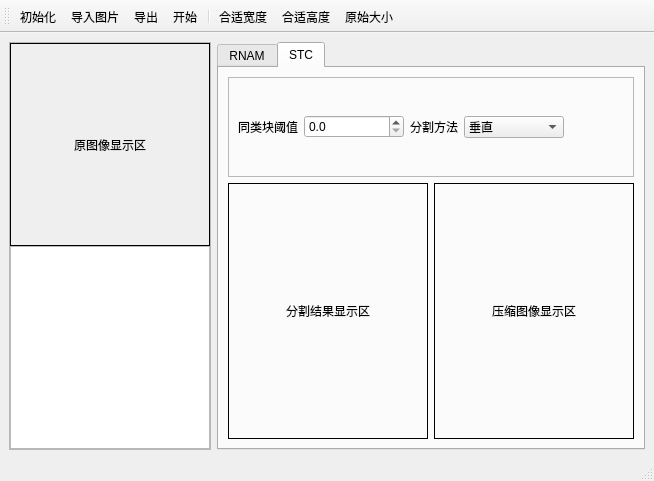
<?xml version="1.0" encoding="UTF-8"?>
<ui version="4.0">
 <class>MainWindow</class>
 <widget class="QMainWindow" name="MainWindow">
  <property name="geometry">
   <rect>
    <x>0</x>
    <y>0</y>
    <width>638</width>
    <height>481</height>
   </rect>
  </property>
  <property name="windowTitle">
   <string>MainWindow</string>
  </property>
  <property name="windowIcon">
   <iconset resource="res.qrc">
    <normaloff>:/icons/images/12.png</normaloff>:/icons/images/12.png</iconset>
  </property>
  <widget class="QWidget" name="centralwidget">
   <layout class="QHBoxLayout" name="horizontalLayout" stretch="1,0">
    <item>
     <widget class="QFrame" name="frame">
      <property name="maximumSize">
       <size>
        <width>300</width>
        <height>16777215</height>
       </size>
      </property>
      <property name="frameShape">
       <enum>QFrame::StyledPanel</enum>
      </property>
      <property name="frameShadow">
       <enum>QFrame::Raised</enum>
      </property>
      <layout class="QVBoxLayout" name="verticalLayout" stretch="1,1">
       <property name="spacing">
        <number>0</number>
       </property>
       <property name="leftMargin">
        <number>0</number>
       </property>
       <property name="topMargin">
        <number>0</number>
       </property>
       <property name="rightMargin">
        <number>0</number>
       </property>
       <property name="bottomMargin">
        <number>0</number>
       </property>
       <item>
        <widget class="QLabel" name="lblImgOrigin">
         <property name="minimumSize">
          <size>
           <width>200</width>
           <height>200</height>
          </size>
         </property>
         <property name="frameShape">
          <enum>QFrame::Box</enum>
         </property>
         <property name="text">
          <string>原图像显示区</string>
         </property>
         <property name="alignment">
          <set>Qt::AlignCenter</set>
         </property>
        </widget>
       </item>
       <item>
        <widget class="QTextEdit" name="textEdit">
         <property name="minimumSize">
          <size>
           <width>0</width>
           <height>200</height>
          </size>
         </property>
         <property name="readOnly">
          <bool>true</bool>
         </property>
        </widget>
       </item>
      </layout>
     </widget>
    </item>
    <item>
     <widget class="QTabWidget" name="tabWidget">
      <property name="currentIndex">
       <number>1</number>
      </property>
      <widget class="QWidget" name="RNAM">
       <attribute name="title">
        <string>RNAM</string>
       </attribute>
       <layout class="QGridLayout" name="gridLayout_2">
        <item row="0" column="0" colspan="2">
         <widget class="QFrame" name="frame_2">
          <property name="minimumSize">
           <size>
            <width>0</width>
            <height>0</height>
           </size>
          </property>
          <property name="maximumSize">
           <size>
            <width>16777215</width>
            <height>100</height>
           </size>
          </property>
          <property name="frameShape">
           <enum>QFrame::StyledPanel</enum>
          </property>
          <property name="frameShadow">
           <enum>QFrame::Raised</enum>
          </property>
          <layout class="QHBoxLayout" name="horizontalLayout_2">
           <item>
            <widget class="QLabel" name="label_3">
             <property name="text">
              <string>同类块阈值</string>
             </property>
            </widget>
           </item>
           <item>
            <widget class="QDoubleSpinBox" name="doubleSpinBox_RNAM_epsilon">
             <property name="minimumSize">
              <size>
               <width>100</width>
               <height>0</height>
              </size>
             </property>
             <property name="decimals">
              <number>1</number>
             </property>
            </widget>
           </item>
           <item>
            <widget class="QLabel" name="label_2">
             <property name="text">
              <string>分割方法</string>
             </property>
            </widget>
           </item>
           <item>
            <widget class="QComboBox" name="comboBox_RNAM_segMethod">
             <property name="minimumSize">
              <size>
               <width>100</width>
               <height>0</height>
              </size>
             </property>
             <item>
              <property name="text">
               <string>对角线法</string>
              </property>
              <property name="icon">
               <iconset resource="res.qrc">
                <normaloff>:/icons/images/11.png</normaloff>:/icons/images/11.png</iconset>
              </property>
             </item>
            </widget>
           </item>
           <item>
            <spacer name="horizontalSpacer">
             <property name="orientation">
              <enum>Qt::Horizontal</enum>
             </property>
             <property name="sizeHint" stdset="0">
              <size>
               <width>202</width>
               <height>20</height>
              </size>
             </property>
            </spacer>
           </item>
          </layout>
         </widget>
        </item>
        <item row="1" column="0">
         <widget class="QLabel" name="lbl_RNAM_segmentation">
          <property name="minimumSize">
           <size>
            <width>200</width>
            <height>200</height>
           </size>
          </property>
          <property name="frameShape">
           <enum>QFrame::Box</enum>
          </property>
          <property name="text">
           <string>分割结果显示区</string>
          </property>
          <property name="alignment">
           <set>Qt::AlignCenter</set>
          </property>
         </widget>
        </item>
        <item row="1" column="1">
         <widget class="QLabel" name="lbl_RNAM_compression">
          <property name="minimumSize">
           <size>
            <width>200</width>
            <height>200</height>
           </size>
          </property>
          <property name="frameShape">
           <enum>QFrame::Box</enum>
          </property>
          <property name="text">
           <string>压缩图像显示区</string>
          </property>
          <property name="alignment">
           <set>Qt::AlignCenter</set>
          </property>
         </widget>
        </item>
       </layout>
      </widget>
      <widget class="QWidget" name="STC">
       <attribute name="title">
        <string>STC</string>
       </attribute>
       <layout class="QGridLayout" name="gridLayout">
        <item row="0" column="0" colspan="2">
         <widget class="QFrame" name="frame_4">
          <property name="maximumSize">
           <size>
            <width>16777215</width>
            <height>100</height>
           </size>
          </property>
          <property name="frameShape">
           <enum>QFrame::StyledPanel</enum>
          </property>
          <property name="frameShadow">
           <enum>QFrame::Raised</enum>
          </property>
          <layout class="QHBoxLayout" name="horizontalLayout_4">
           <item>
            <widget class="QLabel" name="label_10">
             <property name="text">
              <string>同类块阈值</string>
             </property>
             <property name="alignment">
              <set>Qt::AlignRight|Qt::AlignTrailing|Qt::AlignVCenter</set>
             </property>
            </widget>
           </item>
           <item>
            <widget class="QDoubleSpinBox" name="doubleSpinBox_STC_epsilon">
             <property name="minimumSize">
              <size>
               <width>100</width>
               <height>0</height>
              </size>
             </property>
             <property name="decimals">
              <number>1</number>
             </property>
            </widget>
           </item>
           <item>
            <widget class="QLabel" name="label_13">
             <property name="text">
              <string>分割方法</string>
             </property>
             <property name="alignment">
              <set>Qt::AlignRight|Qt::AlignTrailing|Qt::AlignVCenter</set>
             </property>
            </widget>
           </item>
           <item>
            <widget class="QComboBox" name="comboBox_STC_segMethod">
             <property name="minimumSize">
              <size>
               <width>100</width>
               <height>0</height>
              </size>
             </property>
             <item>
              <property name="text">
               <string>垂直</string>
              </property>
              <property name="icon">
               <iconset resource="res.qrc">
                <normaloff>:/icons/images/09.png</normaloff>:/icons/images/09.png</iconset>
              </property>
             </item>
             <item>
              <property name="text">
               <string>水平</string>
              </property>
              <property name="icon">
               <iconset resource="res.qrc">
                <normaloff>:/icons/images/10.png</normaloff>:/icons/images/10.png</iconset>
              </property>
             </item>
            </widget>
           </item>
           <item>
            <spacer name="horizontalSpacer_2">
             <property name="orientation">
              <enum>Qt::Horizontal</enum>
             </property>
             <property name="sizeHint" stdset="0">
              <size>
               <width>90</width>
               <height>20</height>
              </size>
             </property>
            </spacer>
           </item>
          </layout>
         </widget>
        </item>
        <item row="1" column="0">
         <widget class="QLabel" name="lbl_STC_segmentation">
          <property name="minimumSize">
           <size>
            <width>200</width>
            <height>200</height>
           </size>
          </property>
          <property name="frameShape">
           <enum>QFrame::Box</enum>
          </property>
          <property name="text">
           <string>分割结果显示区</string>
          </property>
          <property name="alignment">
           <set>Qt::AlignCenter</set>
          </property>
         </widget>
        </item>
        <item row="1" column="1">
         <widget class="QLabel" name="lbl_STC_compression">
          <property name="minimumSize">
           <size>
            <width>200</width>
            <height>200</height>
           </size>
          </property>
          <property name="frameShape">
           <enum>QFrame::Box</enum>
          </property>
          <property name="text">
           <string>压缩图像显示区</string>
          </property>
          <property name="alignment">
           <set>Qt::AlignCenter</set>
          </property>
         </widget>
        </item>
       </layout>
      </widget>
     </widget>
    </item>
   </layout>
  </widget>
  <widget class="QStatusBar" name="statusbar"/>
  <widget class="QToolBar" name="toolBar">
   <property name="windowTitle">
    <string>toolBar</string>
   </property>
   <property name="toolButtonStyle">
    <enum>Qt::ToolButtonTextUnderIcon</enum>
   </property>
   <attribute name="toolBarArea">
    <enum>TopToolBarArea</enum>
   </attribute>
   <attribute name="toolBarBreak">
    <bool>false</bool>
   </attribute>
   <addaction name="initAction"/>
   <addaction name="inputAction"/>
   <addaction name="outputAction"/>
   <addaction name="startAction"/>
   <addaction name="separator"/>
   <addaction name="adaptWidthAction"/>
   <addaction name="adaptHeightHction"/>
   <addaction name="setOriginSizeAction"/>
  </widget>
  <action name="adaptHeightHction">
   <property name="icon">
    <iconset resource="res.qrc">
     <normaloff>:/icons/images/07.png</normaloff>:/icons/images/07.png</iconset>
   </property>
   <property name="text">
    <string>合适高度</string>
   </property>
   <property name="toolTip">
    <string>调整图片至合适高度</string>
   </property>
   <property name="menuRole">
    <enum>QAction::NoRole</enum>
   </property>
  </action>
  <action name="adaptWidthAction">
   <property name="icon">
    <iconset resource="res.qrc">
     <normaloff>:/icons/images/06.png</normaloff>:/icons/images/06.png</iconset>
   </property>
   <property name="text">
    <string>合适宽度</string>
   </property>
   <property name="toolTip">
    <string>调整图片至合适宽度</string>
   </property>
   <property name="menuRole">
    <enum>QAction::NoRole</enum>
   </property>
  </action>
  <action name="initAction">
   <property name="icon">
    <iconset resource="res.qrc">
     <normaloff>:/icons/images/01.png</normaloff>:/icons/images/01.png</iconset>
   </property>
   <property name="text">
    <string>初始化</string>
   </property>
   <property name="menuRole">
    <enum>QAction::NoRole</enum>
   </property>
  </action>
  <action name="inputAction">
   <property name="icon">
    <iconset resource="res.qrc">
     <normaloff>:/icons/images/02.png</normaloff>:/icons/images/02.png</iconset>
   </property>
   <property name="text">
    <string>导入图片</string>
   </property>
   <property name="toolTip">
    <string>从本地导入图片</string>
   </property>
   <property name="menuRole">
    <enum>QAction::NoRole</enum>
   </property>
  </action>
  <action name="outputAction">
   <property name="icon">
    <iconset resource="res.qrc">
     <normaloff>:/icons/images/03.png</normaloff>:/icons/images/03.png</iconset>
   </property>
   <property name="text">
    <string>导出</string>
   </property>
   <property name="toolTip">
    <string>导出图片和有关信息至本地</string>
   </property>
   <property name="menuRole">
    <enum>QAction::NoRole</enum>
   </property>
  </action>
  <action name="setOriginSizeAction">
   <property name="icon">
    <iconset resource="res.qrc">
     <normaloff>:/icons/images/08.png</normaloff>:/icons/images/08.png</iconset>
   </property>
   <property name="text">
    <string>原始大小</string>
   </property>
   <property name="toolTip">
    <string>显示图片原始大小</string>
   </property>
   <property name="menuRole">
    <enum>QAction::NoRole</enum>
   </property>
  </action>
  <action name="startAction">
   <property name="icon">
    <iconset resource="res.qrc">
     <normaloff>:/icons/images/05.png</normaloff>:/icons/images/05.png</iconset>
   </property>
   <property name="text">
    <string>开始</string>
   </property>
   <property name="toolTip">
    <string>运行程序</string>
   </property>
   <property name="menuRole">
    <enum>QAction::NoRole</enum>
   </property>
  </action>
 </widget>
 <resources>
  <include location="res.qrc"/>
 </resources>
 <connections/>
</ui>
